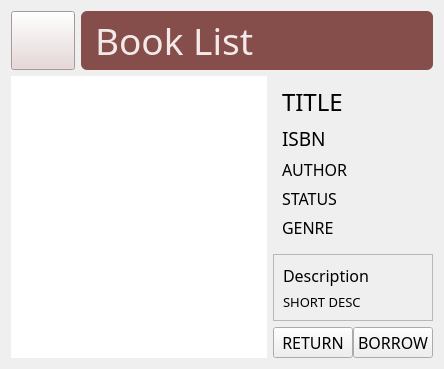
      <widget class="QWidget" name="viewBooksPage">
       <layout class="QVBoxLayout" name="verticalLayout_6">
        <item>
         <widget class="QFrame" name="viewBooksHeaderFrame">
          <property name="sizePolicy">
           <sizepolicy hsizetype="Preferred" vsizetype="Maximum">
            <horstretch>0</horstretch>
            <verstretch>0</verstretch>
           </sizepolicy>
          </property>
          <property name="styleSheet">
           <string notr="true">QPushButton {
	background-color: #e7d5d5;
	color: #864e4b;
}
QPushButton:hover {
	background-color: #864e4b;
	color: #f2e9e8;
}</string>
          </property>
          <property name="frameShape">
           <enum>QFrame::NoFrame</enum>
          </property>
          <property name="frameShadow">
           <enum>QFrame::Plain</enum>
          </property>
          <layout class="QHBoxLayout" name="horizontalLayout_4">
           <property name="leftMargin">
            <number>0</number>
           </property>
           <property name="topMargin">
            <number>0</number>
           </property>
           <property name="rightMargin">
            <number>0</number>
           </property>
           <property name="bottomMargin">
            <number>0</number>
           </property>
           <item>
            <widget class="QPushButton" name="viewBooks_HomeBtn">
             <property name="sizePolicy">
              <sizepolicy hsizetype="Fixed" vsizetype="Fixed">
               <horstretch>0</horstretch>
               <verstretch>0</verstretch>
              </sizepolicy>
             </property>
             <property name="maximumSize">
              <size>
               <width>64</width>
               <height>64</height>
              </size>
             </property>
             <property name="cursor">
              <cursorShape>PointingHandCursor</cursorShape>
             </property>
             <property name="text">
              <string/>
             </property>
             <property name="iconSize">
              <size>
               <width>32</width>
               <height>32</height>
              </size>
             </property>
            </widget>
           </item>
           <item>
            <widget class="QLabel" name="viewBooks_HeaderLbl">
             <property name="sizePolicy">
              <sizepolicy hsizetype="Preferred" vsizetype="Maximum">
               <horstretch>0</horstretch>
               <verstretch>0</verstretch>
              </sizepolicy>
             </property>
             <property name="font">
              <font>
               <family>Montserrat Black</family>
               <pointsize>28</pointsize>
              </font>
             </property>
             <property name="styleSheet">
              <string notr="true">QLabel {
	background-color: #864e4b;
	color: #f2e9e8;
	border-radius: 6px;
	padding: 4px 4px 4px 4px;
}</string>
             </property>
             <property name="text">
              <string>Book List</string>
             </property>
            </widget>
           </item>
          </layout>
         </widget>
        </item>
        <item>
         <widget class="QFrame" name="viewBooksMainFrame">
          <property name="frameShape">
           <enum>QFrame::NoFrame</enum>
          </property>
          <property name="frameShadow">
           <enum>QFrame::Plain</enum>
          </property>
          <layout class="QHBoxLayout" name="horizontalLayout_2">
           <property name="leftMargin">
            <number>0</number>
           </property>
           <property name="topMargin">
            <number>0</number>
           </property>
           <property name="rightMargin">
            <number>0</number>
           </property>
           <property name="bottomMargin">
            <number>0</number>
           </property>
           <item>
            <widget class="QListWidget" name="viewBooksListWidget">
             <property name="sizePolicy">
              <sizepolicy hsizetype="Preferred" vsizetype="Preferred">
               <horstretch>0</horstretch>
               <verstretch>0</verstretch>
              </sizepolicy>
             </property>
             <property name="frameShape">
              <enum>QFrame::NoFrame</enum>
             </property>
             <property name="frameShadow">
              <enum>QFrame::Plain</enum>
             </property>
             <property name="wordWrap">
              <bool>true</bool>
             </property>
            </widget>
           </item>
           <item>
            <widget class="QFrame" name="viewBooksRightFrame">
             <property name="sizePolicy">
              <sizepolicy hsizetype="Maximum" vsizetype="Preferred">
               <horstretch>0</horstretch>
               <verstretch>0</verstretch>
              </sizepolicy>
             </property>
             <property name="frameShape">
              <enum>QFrame::NoFrame</enum>
             </property>
             <property name="frameShadow">
              <enum>QFrame::Plain</enum>
             </property>
             <layout class="QVBoxLayout" name="verticalLayout_8">
              <property name="leftMargin">
               <number>0</number>
              </property>
              <property name="topMargin">
               <number>0</number>
              </property>
              <property name="rightMargin">
               <number>0</number>
              </property>
              <property name="bottomMargin">
               <number>0</number>
              </property>
              <item>
               <widget class="QFrame" name="viewBooksDetailsFrame">
                <property name="sizePolicy">
                 <sizepolicy hsizetype="Preferred" vsizetype="Preferred">
                  <horstretch>0</horstretch>
                  <verstretch>0</verstretch>
                 </sizepolicy>
                </property>
                <property name="frameShape">
                 <enum>QFrame::NoFrame</enum>
                </property>
                <property name="frameShadow">
                 <enum>QFrame::Plain</enum>
                </property>
                <layout class="QVBoxLayout" name="verticalLayout_7">
                 <item>
                  <widget class="QLabel" name="viewBooks_TitleLbl">
                   <property name="sizePolicy">
                    <sizepolicy hsizetype="Preferred" vsizetype="Maximum">
                     <horstretch>0</horstretch>
                     <verstretch>0</verstretch>
                    </sizepolicy>
                   </property>
                   <property name="font">
                    <font>
                     <family>Montserrat Black</family>
                     <pointsize>18</pointsize>
                    </font>
                   </property>
                   <property name="text">
                    <string>TITLE</string>
                   </property>
                   <property name="wordWrap">
                    <bool>true</bool>
                   </property>
                  </widget>
                 </item>
                 <item>
                  <widget class="QLabel" name="viewBooks_ISBNLbl">
                   <property name="sizePolicy">
                    <sizepolicy hsizetype="Preferred" vsizetype="Maximum">
                     <horstretch>0</horstretch>
                     <verstretch>0</verstretch>
                    </sizepolicy>
                   </property>
                   <property name="font">
                    <font>
                     <family>Montserrat Medium</family>
                     <pointsize>14</pointsize>
                    </font>
                   </property>
                   <property name="text">
                    <string>ISBN</string>
                   </property>
                   <property name="wordWrap">
                    <bool>true</bool>
                   </property>
                  </widget>
                 </item>
                 <item>
                  <widget class="QLabel" name="viewBooks_AuthorLbl">
                   <property name="sizePolicy">
                    <sizepolicy hsizetype="Preferred" vsizetype="Maximum">
                     <horstretch>0</horstretch>
                     <verstretch>0</verstretch>
                    </sizepolicy>
                   </property>
                   <property name="font">
                    <font>
                     <family>Montserrat Medium</family>
                     <pointsize>12</pointsize>
                    </font>
                   </property>
                   <property name="text">
                    <string>AUTHOR</string>
                   </property>
                   <property name="wordWrap">
                    <bool>true</bool>
                   </property>
                  </widget>
                 </item>
                 <item>
                  <widget class="QLabel" name="viewBooks_StatusLbl">
                   <property name="sizePolicy">
                    <sizepolicy hsizetype="Preferred" vsizetype="Maximum">
                     <horstretch>0</horstretch>
                     <verstretch>0</verstretch>
                    </sizepolicy>
                   </property>
                   <property name="font">
                    <font>
                     <family>Montserrat Medium</family>
                     <pointsize>12</pointsize>
                    </font>
                   </property>
                   <property name="text">
                    <string>STATUS</string>
                   </property>
                   <property name="wordWrap">
                    <bool>true</bool>
                   </property>
                  </widget>
                 </item>
                 <item>
                  <widget class="QLabel" name="viewBooks_GenreLbl">
                   <property name="sizePolicy">
                    <sizepolicy hsizetype="Preferred" vsizetype="Maximum">
                     <horstretch>0</horstretch>
                     <verstretch>0</verstretch>
                    </sizepolicy>
                   </property>
                   <property name="font">
                    <font>
                     <family>Montserrat Medium</family>
                     <pointsize>12</pointsize>
                    </font>
                   </property>
                   <property name="text">
                    <string>GENRE</string>
                   </property>
                   <property name="wordWrap">
                    <bool>true</bool>
                   </property>
                  </widget>
                 </item>
                </layout>
               </widget>
              </item>
              <item>
               <widget class="QFrame" name="viewBooksDescFrame">
                <property name="frameShape">
                 <enum>QFrame::StyledPanel</enum>
                </property>
                <property name="frameShadow">
                 <enum>QFrame::Raised</enum>
                </property>
                <layout class="QVBoxLayout" name="verticalLayout_9">
                 <item>
                  <widget class="QLabel" name="viewBooks_DescHeadingLbl">
                   <property name="sizePolicy">
                    <sizepolicy hsizetype="Maximum" vsizetype="Maximum">
                     <horstretch>0</horstretch>
                     <verstretch>0</verstretch>
                    </sizepolicy>
                   </property>
                   <property name="font">
                    <font>
                     <family>Montserrat Black</family>
                     <pointsize>12</pointsize>
                    </font>
                   </property>
                   <property name="text">
                    <string>Description</string>
                   </property>
                  </widget>
                 </item>
                 <item>
                  <widget class="QLabel" name="viewBooks_DescLbl">
                   <property name="sizePolicy">
                    <sizepolicy hsizetype="Preferred" vsizetype="Preferred">
                     <horstretch>0</horstretch>
                     <verstretch>0</verstretch>
                    </sizepolicy>
                   </property>
                   <property name="maximumSize">
                    <size>
                     <width>350</width>
                     <height>16777215</height>
                    </size>
                   </property>
                   <property name="font">
                    <font>
                     <family>Montserrat Medium</family>
                     <pointsize>10</pointsize>
                     <kerning>true</kerning>
                    </font>
                   </property>
                   <property name="text">
                    <string>SHORT DESC</string>
                   </property>
                   <property name="wordWrap">
                    <bool>true</bool>
                   </property>
                  </widget>
                 </item>
                </layout>
               </widget>
              </item>
              <item>
               <widget class="QFrame" name="viewBooksStatusBtnsFrame">
                <property name="sizePolicy">
                 <sizepolicy hsizetype="Preferred" vsizetype="Maximum">
                  <horstretch>0</horstretch>
                  <verstretch>0</verstretch>
                 </sizepolicy>
                </property>
                <property name="styleSheet">
                 <string notr="true">QPushButton:hover {
	background-color: #e7d5d5;
	color: #864e4b;
}</string>
                </property>
                <property name="frameShape">
                 <enum>QFrame::NoFrame</enum>
                </property>
                <property name="frameShadow">
                 <enum>QFrame::Plain</enum>
                </property>
                <layout class="QHBoxLayout" name="horizontalLayout_3">
                 <property name="spacing">
                  <number>0</number>
                 </property>
                 <property name="leftMargin">
                  <number>0</number>
                 </property>
                 <property name="topMargin">
                  <number>0</number>
                 </property>
                 <property name="rightMargin">
                  <number>0</number>
                 </property>
                 <property name="bottomMargin">
                  <number>0</number>
                 </property>
                 <item>
                  <widget class="QPushButton" name="viewBooks_ReturnBtn">
                   <property name="font">
                    <font>
                     <family>Montserrat Medium</family>
                     <pointsize>12</pointsize>
                    </font>
                   </property>
                   <property name="cursor">
                    <cursorShape>PointingHandCursor</cursorShape>
                   </property>
                   <property name="text">
                    <string>RETURN</string>
                   </property>
                  </widget>
                 </item>
                 <item>
                  <widget class="QPushButton" name="viewBooks_BorrowBtn">
                   <property name="font">
                    <font>
                     <family>Montserrat Medium</family>
                     <pointsize>12</pointsize>
                    </font>
                   </property>
                   <property name="cursor">
                    <cursorShape>PointingHandCursor</cursorShape>
                   </property>
                   <property name="text">
                    <string>BORROW</string>
                   </property>
                  </widget>
                 </item>
                </layout>
               </widget>
              </item>
             </layout>
            </widget>
           </item>
          </layout>
         </widget>
        </item>
       </layout>
      </widget>
